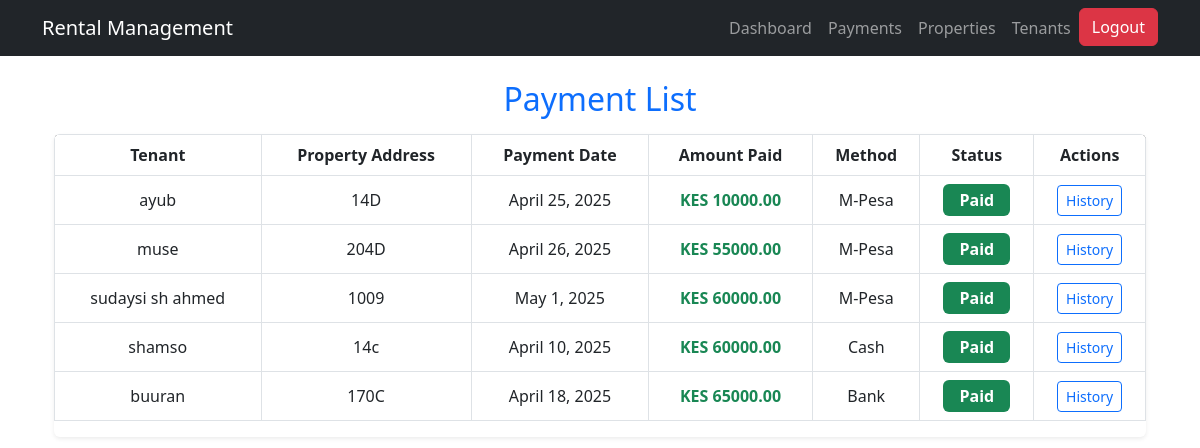
/payments/ (signed in), run on the app's committed database.
### users/models.py (models this page shows, shortened)
class Payment(models.Model):
    tenant = models.ForeignKey(Tenant, on_delete=models.CASCADE)  # ✅ Fixed here
    payment_date = models.DateField()
    amount_paid = models.DecimalField(max_digits=10, decimal_places=2)
    receipt = models.FileField(upload_to="receipts/", blank=True, null=True)  # Add receipt upload field
    PAYMENT_METHODS = [
        ('M-Pesa', 'M-Pesa'),
        ('Bank', 'Bank Transfer'),
        ('Cash', 'Cash'),
    ]
    payment_method = models.CharField(max_length=10, choices=PAYMENT_METHODS)
    STATUS_CHOICES = [
        ('Paid', 'Paid'),
        ('Pending', 'Pending'),
        ('Overdue', 'Overdue'),
    ]
    status = models.CharField(max_length=10, choices=STATUS_CHOICES, default='Pending')
    from django.db import models

class Tenant(models.Model):
    name = models.CharField(max_length=255)
    email = models.EmailField(unique=True)
    phone = models.CharField(max_length=20)
    property_address = models.CharField(max_length=255)
    move_in_date = models.DateField()
    rent_amount = models.DecimalField(max_digits=10, decimal_places=2)
    id_document = models.FileField(upload_to='tenant_documents/', blank=True, null=True)

### users/views.py (the view)
# urls.py: path('payments/', payment_list, name='payment_list'),  # View all payments
@login_required
def payment_list(request):
    latest_payments = Payment.objects.filter(
        id__in=Payment.objects.values('tenant').annotate(latest=Max('id')).values('latest')
    ).select_related('tenant')
    return render(request, 'users/payment_list.html', {'payments': latest_payments})

### users/templates/users/payment_list.html (shortened to what this page needs)
{% extends "users/base.html" %}
{% block content %}
<div class="container mt-4">
    <h2 class="mb-3 text-center text-primary">
         Payment List
    </h2>
    <div class="table-responsive shadow-sm rounded">
        <table class="table table-hover table-bordered text-center align-middle">
            <thead class="bg-dark text-white">
                <tr>
                    <th>Tenant</th>
                    <th>Property Address</th>
                    <th>Payment Date</th>
                    <th>Amount Paid</th>
                    <th>Method</th>
                    <th>Status</th>
                    <th>Actions</th>
                </tr>
            </thead>
            <tbody>
                {% for payment in payments %}
                <tr>
                    <td>{{ payment.tenant.name }}</td>
                    <td>{{ payment.tenant.property_address }}</td>
                    <td>{{ payment.payment_date }}</td>
                    <td><strong class="text-success">KES {{ payment.amount_paid }}</strong></td>
                    <td>{{ payment.payment_method }}</td>
                    <td>
                        <span class="badge px-3 py-2 fs-6
                            {% if payment.status == 'Paid' %}bg-success
                            {% elif payment.status == 'Pending' %}bg-warning text-dark
                            {% else %}bg-danger{% endif %}">
                            {{ payment.status }}
                        </span>
                    </td>
                    <td>
                        <a href="{% url 'tenant_payments' payment.tenant.id %}"
                           class="btn btn-sm btn-outline-primary" data-bs-toggle="tooltip" title="View Payment History">
                             History
                        </a>
                    </td>
                </tr>
                {% empty %}
                <tr>
                    <td colspan="7" class="text-muted text-center py-3">
                        <i class="fas fa-info-circle"></i> No payments recorded yet.
                    </td>
                </tr>
                {% endfor %}
            </tbody>
        </table>
    </div>
</div>
{% endblock %}

### data on the page
Payment: tenant.name "ayub", tenant.property_address "14D", payment_date "April 25, 2025", amount_paid "10000.00", payment_method "M-Pesa", status "Paid"
Payment: tenant.name "muse", tenant.property_address "204D", payment_date "April 26, 2025", amount_paid "55000.00", payment_method "M-Pesa", status "Paid"
Payment: tenant.name "sudaysi sh ahmed", tenant.property_address "1009", payment_date "May 1, 2025", amount_paid "60000.00", payment_method "M-Pesa", status "Paid"
Payment: tenant.name "shamso", tenant.property_address "14c", payment_date "April 10, 2025", amount_paid "60000.00", payment_method "Cash", status "Paid"
Payment: tenant.name "buuran", tenant.property_address "170C", payment_date "April 18, 2025", amount_paid "65000.00", payment_method "Bank", status "Paid"
